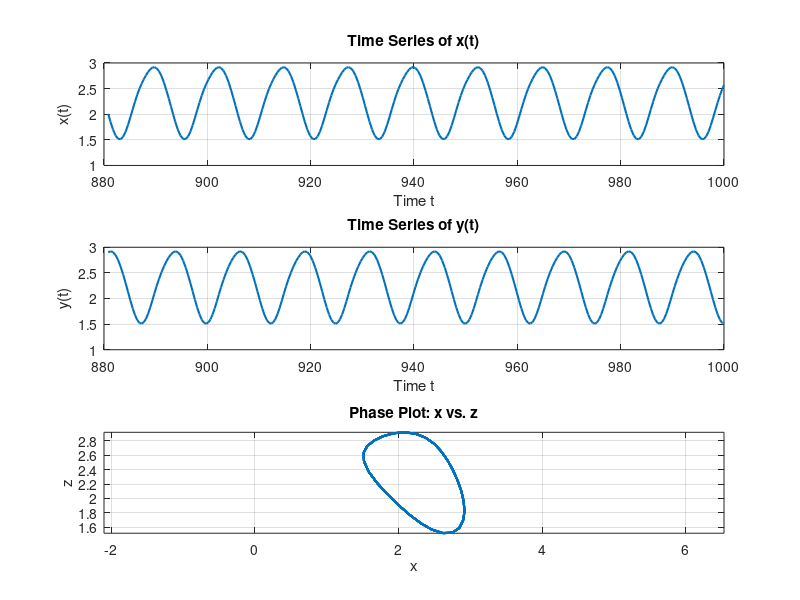

This figure's MATLAB source:
function attractor_main()
% attractor_main - Simulation of a one-parameter attractor system using ode45
%
% Equations of the system:
%   dx/dt = -α * x + sin(y)
%   dy/dt = -α * y + sin(z)
%   dz/dt = -α * z + sin(x)
%
% This function simulates a nonlinear attractor system and plots the time series
% for x(t) and y(t), as well as a phase plot of x versus z after removing transient dynamics.
%
% Author: Sabneet Bains
% License: MIT License

    try
        %% Parameters
        alpha = 0.30;  % Constant parameter

        %% Define the Attractor System
        % p(1)=x, p(2)=y, p(3)=z
        attractor = @(t, p) [-alpha * p(1) + sin(p(2));
                             -alpha * p(2) + sin(p(3));
                             -alpha * p(3) + sin(p(1))];

        %% Generate Random Initial Conditions
        % Generate initial conditions in the interval [0, 10]
        rng('shuffle');
        x0 = 10 * rand;
        y0 = 10 * rand;
        z0 = 10 * rand;
        initialConditions = [x0; y0; z0];

        %% Numerical Integration with ode45
        tspan = [0 1000];
        [t, p] = ode45(attractor, tspan, initialConditions);

        %% Remove Transient Dynamics
        % Define the transient removal index. If the data length is shorter than expected,
        % use the full data.
        transientIndex = min(2000, length(t));
        t_trim = t(transientIndex:end);
        p_trim = p(transientIndex:end, :);

        %% Plotting Results
        figure;
        subplot(3, 1, 1);
        plot(t_trim, p_trim(:, 1), 'LineWidth', 1.5);
        grid on;
        xlabel('Time t');
        ylabel('x(t)');
        title('Time Series of x(t)');

        subplot(3, 1, 2);
        plot(t_trim, p_trim(:, 2), 'LineWidth', 1.5);
        grid on;
        xlabel('Time t');
        ylabel('y(t)');
        title('Time Series of y(t)');

        subplot(3, 1, 3);
        plot(p_trim(:, 1), p_trim(:, 3), 'LineWidth', 1.5);
        grid on;
        xlabel('x');
        ylabel('z');
        title('Phase Plot: x vs. z');
        axis equal;
        
    catch ME
        fprintf('An error occurred: %s\n', ME.message);
    end
end

% Run the main function if the script is executed directly
if ~isdeployed
    attractor_main();
end
